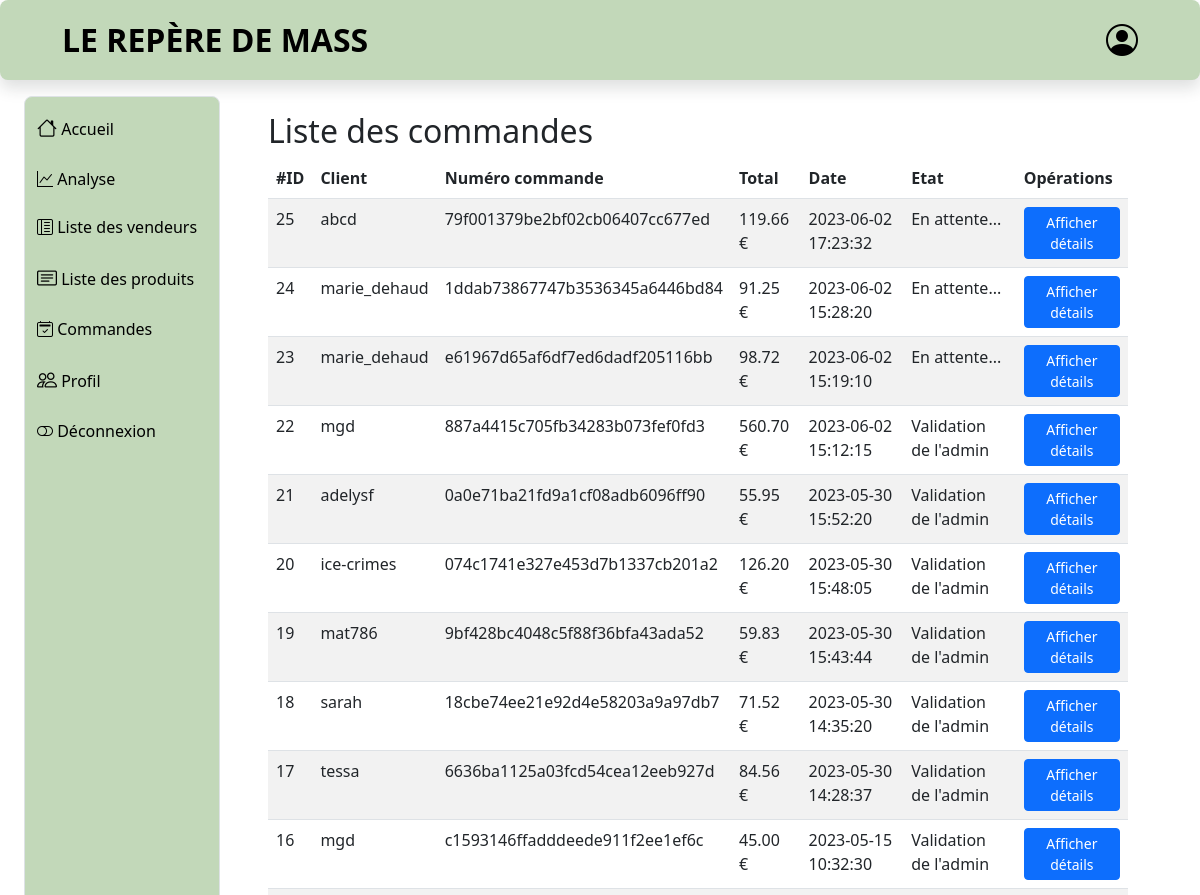
Page /profil/admin/commande.php (signed in, upper part) on the earlier database version.
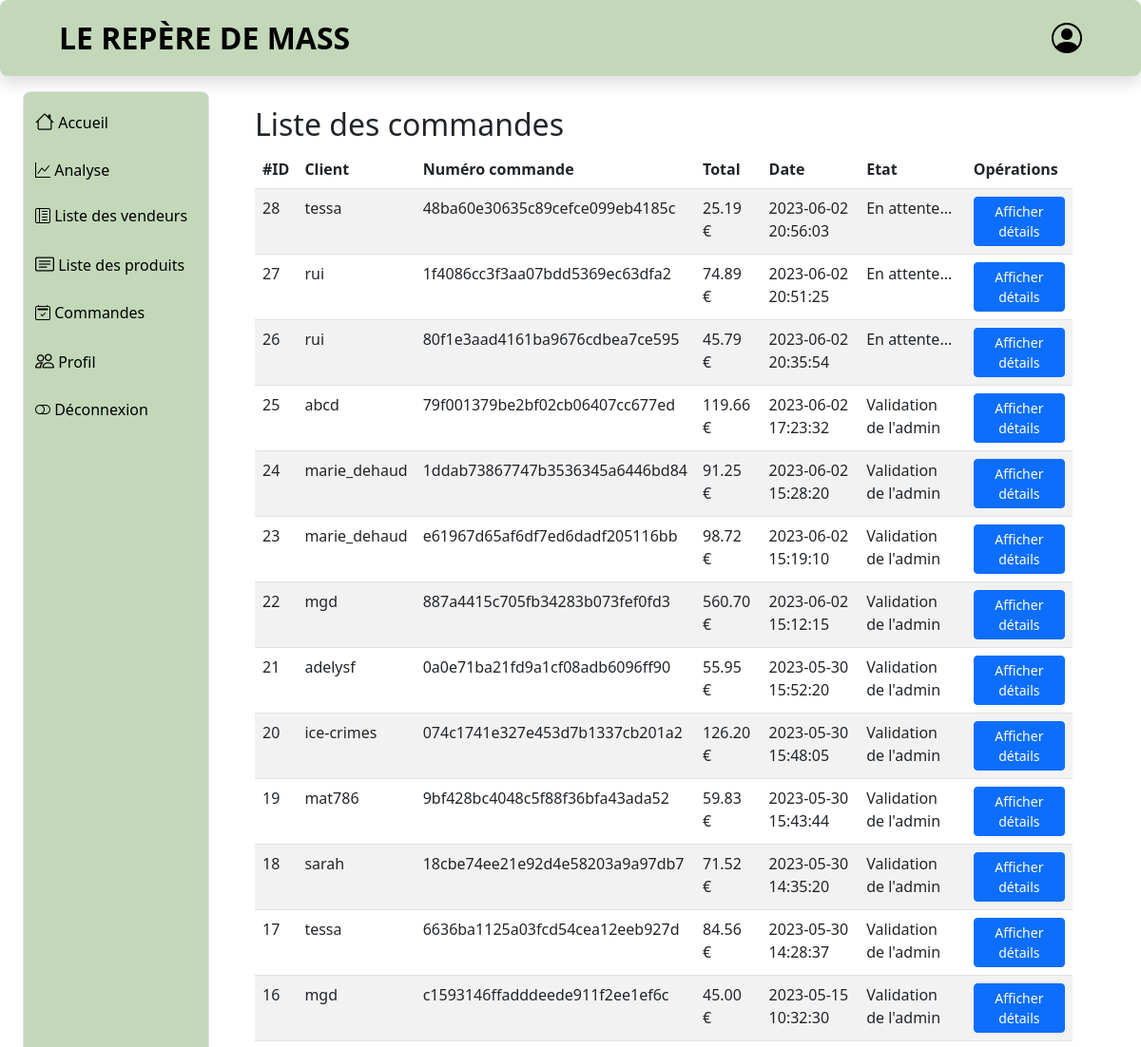
Same page on the later database version.
### tables this page shows
CREATE TABLE `commande` (
  `id` int NOT NULL,
  `id_client` int NOT NULL,
  `nom_prenom` varchar(70) NOT NULL,
  `total` decimal(7,2) NOT NULL,
  `numero_commande` varchar(100) NOT NULL,
  `taille` decimal(10,4) NOT NULL,
  `poids` decimal(10,4) NOT NULL,
  `adresse_livraison` varchar(150) NOT NULL,
  `ville` varchar(150) NOT NULL,
  `code_postal` int NOT NULL,
  `valide` int DEFAULT '0',
  `commande_livre` int NOT NULL DEFAULT '0',
  `date_creation` datetime NOT NULL DEFAULT CURRENT_TIMESTAMP,
  `livraison` varchar(15) NOT NULL,
  `commission` decimal(5,2) NOT NULL DEFAULT '0.00',
  `id_livreur` int DEFAULT NULL
);

CREATE TABLE `utilisateurs` (
  `id` int NOT NULL,
  `nom` varchar(100) NOT NULL,
  `prenom` varchar(100) NOT NULL,
  `pseudo` varchar(100) NOT NULL,
  `ville` varchar(100) NOT NULL,
  `email` varchar(100) NOT NULL,
  `password` text NOT NULL,
  `abonnement` tinyint(1) NOT NULL DEFAULT '0',
  `statut` varchar(40) NOT NULL DEFAULT 'client',
  `token` text NOT NULL,
  `date_inscription` datetime NOT NULL DEFAULT CURRENT_TIMESTAMP
);

### profil/admin/commande.php (the view, shortened to what this page needs)
<!DOCTYPE html>
<html lang="fr">
<head>
    <link href="../css/bootstrap.css" rel="stylesheet">
    <link href="../css/bootstrap-icons.css" rel="stylesheet">
    <link href="../css/sidenav.css" rel="stylesheet">
    <link href="../css/header2.css" rel="stylesheet">
    <link href="../css/index.css" rel="stylesheet">
    <link href="../css/profilpage.css" rel="stylesheet">
</head>
<body>
    <header class="shadow rounded-3 bg-light" id="header-box">
        <div class="container-fluid col-11" id="header-container">
            <div class=" d-flex align-items-center justify-content-between">
                <div class="py-3 col-sm-auto justify-content-center">
                    <div id="title">LE REPÈRE DE MASS</div>
                </div>
                <div class="text-end">
                    <a href="main_ad.php" class="d-block link-dark text-decoration-none">
                        <i id="log-logo" class="bi bi-person-circle"></i>
                    </a>
                </div>
            </div>
        </div>
    </header>
    <div class="mt-3 container-fluid pb-3 flex-grow-1 d-flex flex-column flex-sm-row overflow-auto">
        <div class="row flex-grow-sm-1 flex-grow-0 container-fluid">
            <?php include 'barre_navigation_ad.php';?>
            <main class="col overflow-auto h-100 w-100">
                <div class="container py-2">
                    <div class="container py-2">
                        <h2>Liste des commandes</h2>
                        <table class="table table-striped table-hover">
                            <thead>
                                <tr>
                                    <th>#ID</th>
                                    <th>Client</th>
                                    <th>Numéro commande</th>
                                    <th>Total</th>
                                    <th>Date</th>
                                    <th>Etat</th>
                                    <th>Opérations</th>
                                </tr>
                            </thead>
                            <tbody>
                                <?php
                    require_once '../../include/config.php';
                    $commandes = $bdd->query('SELECT commande.*,utilisateurs.pseudo as "pseudo" FROM commande INNER JOIN utilisateurs ON commande.id_client = utilisateurs.id ORDER BY commande.date_creation DESC')->fetchAll(PDO::FETCH_ASSOC);
                    foreach ($commandes as $commande) {
                    ?>
                        <tr>
                            <td><?php echo $commande['id'] ?></td>
                            <td><?php echo $commande['pseudo'] ?></td>
                            <td><?php echo $commande['numero_commande'] ?></td>
                            <td><?php echo $commande['total'].' €' ?> </td>
                            <td><?php echo $commande['date_creation'] ?></td>
                            <td><?php
                                if($commande['valide'] == 1){
                                    echo "Validation de l'admin";
                                }else echo "En attente...";
                            ?>
                            </td>
                            <td><a class="btn btn-primary btn-sm" href="afficher_commande.php?id=<?php echo $commande['id']?>">Afficher détails</a></td>
                        </tr>
                    <?php
                        }
                    ?>
                        </tbody>
                    </table>
                </div></div>
            </main>
        </div>
    </div>
</body>
</html>

Differences in the rows shown:
added commande: id "28", utilisateurs.pseudo "tessa", numero_commande "48ba60e30635c89cefce099eb4185c", total "25.19", date_creation "2023-06-02 20:56:03", valide "En attente..."
added commande: id "27", utilisateurs.pseudo "rui", numero_commande "1f4086cc3f3aa07bdd5369ec63dfa2", total "74.89", date_creation "2023-06-02 20:51:25", valide "En attente..."
added commande: id "26", utilisateurs.pseudo "rui", numero_commande "80f1e3aad4161ba9676cdbea7ce595", total "45.79", date_creation "2023-06-02 20:35:54", valide "En attente..."
changed commande "79f001379be2bf02cb06407cc677ed": valide "En attente..." → "Validation de l'admin"
changed commande "1ddab73867747b3536345a6446bd84": valide "En attente..." → "Validation de l'admin"
changed commande "e61967d65af6df7ed6dadf205116bb": valide "En attente..." → "Validation de l'admin"
